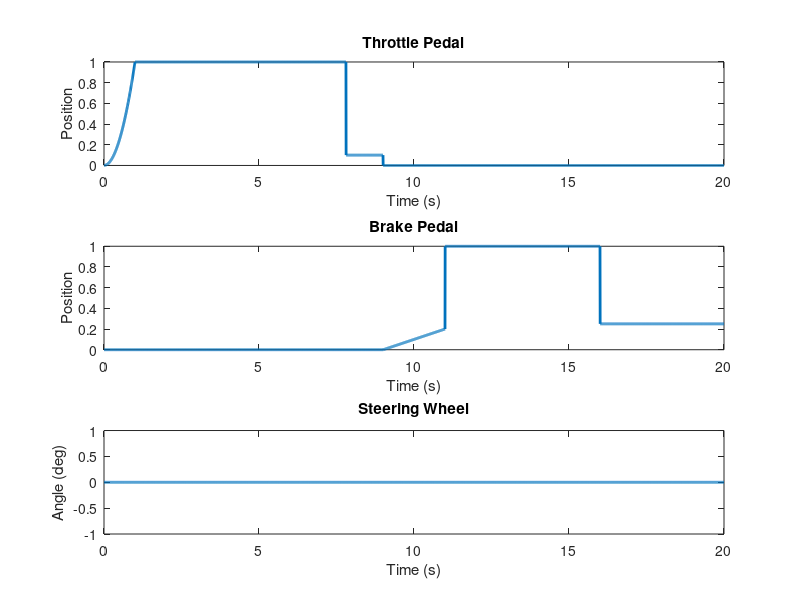

Recreate this plot in MATLAB.
% ************************ INITIAL CONFIG SCRIPT ************************ %
% This script defines:                                                    %
% 1. Sampling period of the inputs to simulation and the controller.      %
% 2. Multiple model parameters.                                           %
% 3. Surface definition. Coefficients of fricition for the wheels         %
%    Two options:                                                         %
%    a. Fixed (constant) value for each wheel                             %
%    b. Enhanced split-mu                                                 %
% 4. The maneuver to be carried out by a ficticious driver, based on      %
%    throttle, brake and steering inputs.                                 %
% *********************************************************************** %

% *************+*********** MANEUVER DESCRIPTION ************************ %
% Light braking at 70km/h followed by a panic apply                       %
% No steering correction                                                  %
% Quasi-homogenous high-mu (~0.87)                                        %
% *********************************************************************** %

% Close open windows, clear workspace and clean command window
close all;
clear;
clc;

% SAMPLING PERIOD (TIME STEP)
dT = 0.005;                     % (seconds)

% MODEL PARAMETERS
P_SteeringMax        = 20;      % Maximum wheel angle (deg)
P_SteeringRatio      = 7;       % Steering wheel : Wheel's steering angle
P_TorqueMax          = 600;     % Maximum axle torque (N*m)
P_BrakePressureMax   = 120;     % Maximum brake pressure (bar)
P_ABSPressureRateMax = 1200;    % Maximum ABS pressure rate (bar/s)
P_PedalTravelRateMax = 5;       % Maximum pedal travel rate (1/s)


% ************************** SURFACE DEFINITION ************************* %
% FIXED friction coefficients [mu_FL; mu_FR; mu_RL; mu_RR]
% Mu = ones(4,1).*0.9;            % Homogenous high-mu
Mu = [0.93 0.88 0.81 0.86]';    % Quasi-homogenous high-mu
% Mu = [0.9 0.6 0.9 0.6]';        % Fixed split-mu

% ENHANCED SPILT-MU FUNCTION 
% Coeffiecients of friction of the surfaces
MuSplit = [0.9 0.4]';           % [Left Right]

% Function parameters
P_SplitMu_On           = false; % Enhanced Split-mu function switch
P_SplitMuOnlyAtBraking = false; % Enhanced Split-mu only at braking switch
                                % TRUE: Fixed Mu is used prior to braking
P_RefLine4SplitMue     = 6.14;  % Global X or Y coordinate (m)
P_RefLineIsX           = false; % Switch between X or Y split-mu
P_RefLine_On           = false; % Show a reference line in the XY PLOTTER
                                % to indicate the split-mu division
                                % Details in 'Main/Visualization/RefLine'

% ************************ SURFACE DEFINITION - END ********************* %



% ************************* MANEUVER DEFINITION ************************* %
% Maneuver's duration (not to be confused with Simulink's Stop-Time)
Tf = 20;

% Define Time column vector
t  = 0:dT:Tf;
t  = t';

% % Define pedals behavior over time
% % t - time (s)
% % k - position in vector corresponding to time t
% Throttle ramp up (from time 0 to t_RampUp)
t_RampUp = 1;
k_RampUp = t_RampUp/dT + 1;
% Wide Open Throttle (from time t_RampUp to t_WOT)
t_WOT = 6.8;
k_WOT = k_RampUp + t_WOT/dT +1;
% Brake apply (from time t_Brake to Tf)
t_Brake  = 9;
k_Brake  = t_Brake/dT + 1;
t_Brake2 = 11;
k_Brake2 = t_Brake2/dT + 1;
t_Brake3 = 16;
k_Brake3 = t_Brake3/dT + 1;
% % END of pedals behavior over time definition

% Define and build column vectors of throttle and brake pedals positions 
ThrPos = zeros(length(t),1);
BrkPos = zeros(length(t),1);
% Throttle
ThrPos(1:k_RampUp) = t(1:k_RampUp).^2 / (t_RampUp^2);
ThrPos(k_RampUp+1:k_WOT) = 1;
ThrPos(k_WOT+1:k_Brake) = 0.1;
% Brake
BrkPos(k_Brake+1:k_Brake2) = linspace(0, 0.2, (k_Brake2-k_Brake));
BrkPos(k_Brake2+1:k_Brake3) = 1;
BrkPos(k_Brake3+1:end) = 0.25;


% % Define steering over time
t_SteerInit = 6;
t_SteerStop = 11;
k_SteerInit = t_SteerInit/dT + 1;
k_SteerStop = t_SteerStop/dT + 1;
% Define and build column vector of steering wheel inputs
StrPos = zeros(length(t),1);
% Steering wheel input (comment lines below to have a constant input of 0)
% temp = linspace(0, 2*pi , (k_SteerStop-k_SteerInit)+1)';
% StrPos(k_SteerInit:k_SteerStop) = 7 * sin(temp);


% Build data for Simulink
Drv_ThrPedal = [t ThrPos];
Drv_BrkPedal = [t BrkPos];
Drv_Steering = [t StrPos];
% ********************** MANEUVER DEFINITION - END ********************** %


% **************************** PLOT MANEUVER **************************** %
figure;
% Plot Throttle
subplot(3,1,1);
plot(t,ThrPos, 'Linewidth', 2);
ylim([0 1]);
title('Throttle Pedal');
xlabel('Time (s)');
ylabel('Position');
% Plot Brake
subplot(3,1,2);
plot(t,BrkPos, 'Linewidth', 2);
ylim([0 1]);
xlabel('Time (s)');
ylabel('Position');
title('Brake Pedal');
% Plot Steering
subplot(3,1,3);
plot(t,StrPos, 'Linewidth', 2);
title('Steering Wheel');
xlabel('Time (s)');
ylabel('Angle (deg)');
% ************************* PLOT MANEUVER - END ************************* %
